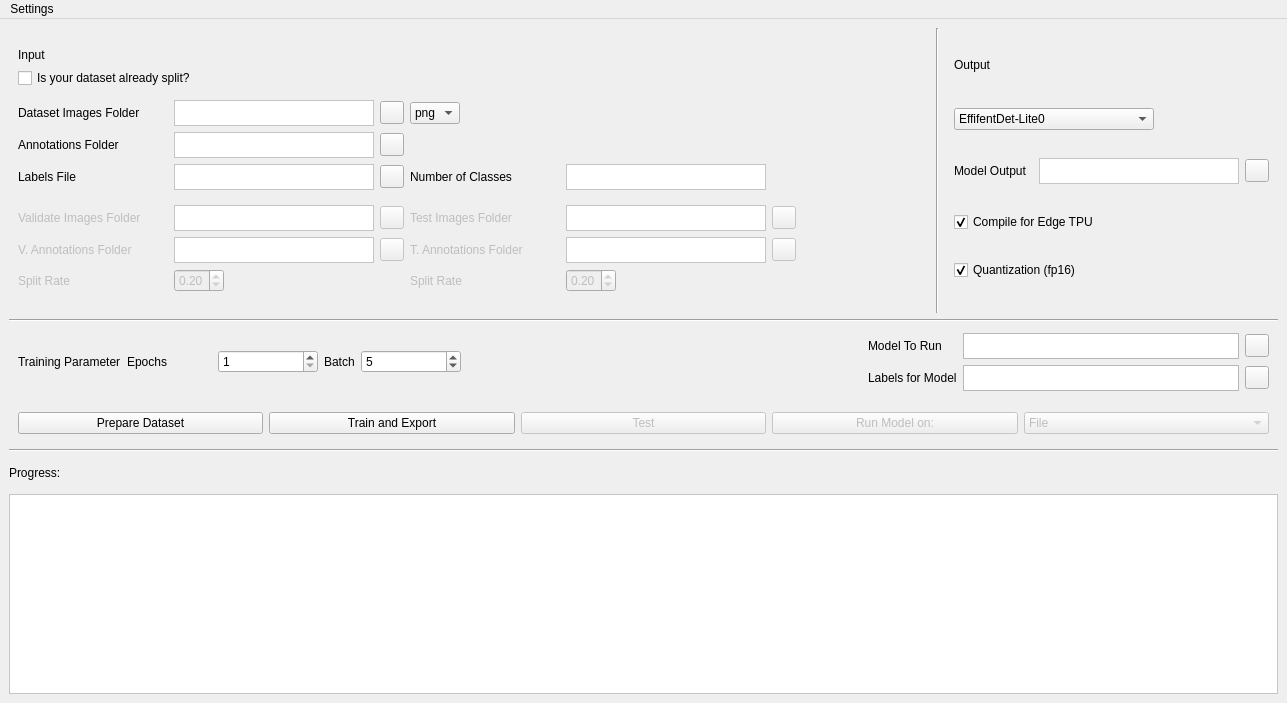
<?xml version="1.0" encoding="UTF-8"?>
<ui version="4.0">
 <class>MainWindow</class>
 <widget class="QMainWindow" name="MainWindow">
  <property name="geometry">
   <rect>
    <x>0</x>
    <y>0</y>
    <width>1287</width>
    <height>703</height>
   </rect>
  </property>
  <property name="windowTitle">
   <string>TrainUsIn - AI Training User Interface</string>
  </property>
  <property name="windowIcon">
   <iconset>
    <normaloff>resources/47798062.png</normaloff>resources/47798062.png</iconset>
  </property>
  <widget class="QWidget" name="centralwidget">
   <layout class="QGridLayout" name="gridLayout_4">
    <item row="5" column="0" colspan="4">
     <widget class="Line" name="line_3">
      <property name="maximumSize">
       <size>
        <width>16777215</width>
        <height>5</height>
       </size>
      </property>
      <property name="orientation">
       <enum>Qt::Horizontal</enum>
      </property>
     </widget>
    </item>
    <item row="0" column="2" rowspan="4">
     <widget class="Line" name="line_2">
      <property name="orientation">
       <enum>Qt::Vertical</enum>
      </property>
     </widget>
    </item>
    <item row="11" column="0" colspan="4">
     <widget class="QWidget" name="Buttons_Widget" native="true">
      <property name="maximumSize">
       <size>
        <width>16777215</width>
        <height>60</height>
       </size>
      </property>
      <layout class="QHBoxLayout" name="Button_HLayout">
       <item>
        <widget class="QPushButton" name="pB_PrepareDataset">
         <property name="text">
          <string>Prepare Dataset</string>
         </property>
        </widget>
       </item>
       <item>
        <widget class="QPushButton" name="pB_Train">
         <property name="enabled">
          <bool>true</bool>
         </property>
         <property name="text">
          <string>Train and Export</string>
         </property>
        </widget>
       </item>
       <item>
        <widget class="QPushButton" name="pB_Test">
         <property name="enabled">
          <bool>false</bool>
         </property>
         <property name="text">
          <string>Test</string>
         </property>
        </widget>
       </item>
       <item>
        <widget class="QPushButton" name="pB_RunModel">
         <property name="enabled">
          <bool>false</bool>
         </property>
         <property name="text">
          <string>Run Model on:</string>
         </property>
        </widget>
       </item>
       <item>
        <widget class="QComboBox" name="cB_Stream">
         <property name="enabled">
          <bool>false</bool>
         </property>
         <item>
          <property name="text">
           <string>File</string>
          </property>
         </item>
         <item>
          <property name="text">
           <string>Stream</string>
          </property>
         </item>
        </widget>
       </item>
      </layout>
     </widget>
    </item>
    <item row="0" column="0">
     <widget class="QWidget" name="Input_Widget" native="true">
      <property name="sizePolicy">
       <sizepolicy hsizetype="Maximum" vsizetype="Maximum">
        <horstretch>0</horstretch>
        <verstretch>0</verstretch>
       </sizepolicy>
      </property>
      <property name="maximumSize">
       <size>
        <width>16777215</width>
        <height>16777215</height>
       </size>
      </property>
      <layout class="QGridLayout" name="Input_Grid">
       <property name="topMargin">
        <number>20</number>
       </property>
       <property name="bottomMargin">
        <number>0</number>
       </property>
       <item row="0" column="0" colspan="4">
        <widget class="QLabel" name="label_14">
         <property name="maximumSize">
          <size>
           <width>16777215</width>
           <height>30</height>
          </size>
         </property>
         <property name="styleSheet">
          <string notr="true">font: 700 16pt &quot;Segoe UI&quot;;
</string>
         </property>
         <property name="text">
          <string>Input</string>
         </property>
         <property name="class" stdset="0">
          <string>Header</string>
         </property>
        </widget>
       </item>
       <item row="3" column="2">
        <widget class="QToolButton" name="toolButton_TrainImages">
         <property name="enabled">
          <bool>true</bool>
         </property>
         <property name="text">
          <string/>
         </property>
         <property name="class" stdset="0">
          <string>folder</string>
         </property>
        </widget>
       </item>
       <item row="0" column="5" rowspan="6">
        <spacer name="horizontalSpacer_2">
         <property name="orientation">
          <enum>Qt::Horizontal</enum>
         </property>
         <property name="sizeHint" stdset="0">
          <size>
           <width>40</width>
           <height>20</height>
          </size>
         </property>
        </spacer>
       </item>
       <item row="4" column="2">
        <widget class="QToolButton" name="toolButton_TrainAnnotations">
         <property name="text">
          <string/>
         </property>
        </widget>
       </item>
       <item row="5" column="0">
        <widget class="QLabel" name="label_13">
         <property name="minimumSize">
          <size>
           <width>150</width>
           <height>0</height>
          </size>
         </property>
         <property name="maximumSize">
          <size>
           <width>150</width>
           <height>20</height>
          </size>
         </property>
         <property name="text">
          <string>Labels File</string>
         </property>
        </widget>
       </item>
       <item row="5" column="4">
        <widget class="QTextBrowser" name="textBrowser_NumberOfClasses">
         <property name="enabled">
          <bool>false</bool>
         </property>
         <property name="maximumSize">
          <size>
           <width>200</width>
           <height>26</height>
          </size>
         </property>
         <property name="styleSheet">
          <string notr="true">background-color: rgb(255, 255, 255);</string>
         </property>
         <property name="verticalScrollBarPolicy">
          <enum>Qt::ScrollBarAlwaysOff</enum>
         </property>
         <property name="horizontalScrollBarPolicy">
          <enum>Qt::ScrollBarAlwaysOff</enum>
         </property>
        </widget>
       </item>
       <item row="3" column="3">
        <widget class="QComboBox" name="checkBox_FileFormat">
         <property name="sizePolicy">
          <sizepolicy hsizetype="Fixed" vsizetype="Fixed">
           <horstretch>0</horstretch>
           <verstretch>0</verstretch>
          </sizepolicy>
         </property>
         <property name="maximumSize">
          <size>
           <width>50</width>
           <height>16777215</height>
          </size>
         </property>
         <item>
          <property name="text">
           <string>png</string>
          </property>
         </item>
         <item>
          <property name="text">
           <string>jpg</string>
          </property>
         </item>
        </widget>
       </item>
       <item row="5" column="1">
        <widget class="QTextBrowser" name="textBrowser_TrainLabels">
         <property name="enabled">
          <bool>false</bool>
         </property>
         <property name="maximumSize">
          <size>
           <width>200</width>
           <height>26</height>
          </size>
         </property>
         <property name="styleSheet">
          <string notr="true">background-color: rgb(255, 255, 255);</string>
         </property>
         <property name="verticalScrollBarPolicy">
          <enum>Qt::ScrollBarAlwaysOff</enum>
         </property>
         <property name="horizontalScrollBarPolicy">
          <enum>Qt::ScrollBarAlwaysOff</enum>
         </property>
        </widget>
       </item>
       <item row="5" column="2">
        <widget class="QToolButton" name="toolButton_TrainLabels">
         <property name="styleSheet">
          <string notr="true"/>
         </property>
         <property name="text">
          <string/>
         </property>
         <property name="toolButtonStyle">
          <enum>Qt::ToolButtonIconOnly</enum>
         </property>
        </widget>
       </item>
       <item row="4" column="0">
        <widget class="QLabel" name="label_12">
         <property name="minimumSize">
          <size>
           <width>150</width>
           <height>0</height>
          </size>
         </property>
         <property name="maximumSize">
          <size>
           <width>150</width>
           <height>20</height>
          </size>
         </property>
         <property name="text">
          <string>Annotations Folder</string>
         </property>
        </widget>
       </item>
       <item row="5" column="3">
        <widget class="QLabel" name="label_19">
         <property name="minimumSize">
          <size>
           <width>150</width>
           <height>0</height>
          </size>
         </property>
         <property name="text">
          <string>Number of Classes</string>
         </property>
        </widget>
       </item>
       <item row="4" column="1">
        <widget class="QTextBrowser" name="textBrowser_TrainAnnotations">
         <property name="enabled">
          <bool>false</bool>
         </property>
         <property name="maximumSize">
          <size>
           <width>200</width>
           <height>26</height>
          </size>
         </property>
         <property name="styleSheet">
          <string notr="true">background-color: rgb(255, 255, 255);</string>
         </property>
         <property name="verticalScrollBarPolicy">
          <enum>Qt::ScrollBarAlwaysOff</enum>
         </property>
         <property name="horizontalScrollBarPolicy">
          <enum>Qt::ScrollBarAlwaysOff</enum>
         </property>
        </widget>
       </item>
       <item row="3" column="0">
        <widget class="QLabel" name="label_11">
         <property name="sizePolicy">
          <sizepolicy hsizetype="Preferred" vsizetype="Preferred">
           <horstretch>0</horstretch>
           <verstretch>0</verstretch>
          </sizepolicy>
         </property>
         <property name="minimumSize">
          <size>
           <width>150</width>
           <height>0</height>
          </size>
         </property>
         <property name="maximumSize">
          <size>
           <width>150</width>
           <height>20</height>
          </size>
         </property>
         <property name="text">
          <string>Dataset Images Folder</string>
         </property>
        </widget>
       </item>
       <item row="3" column="1">
        <widget class="QTextBrowser" name="textBrowser_TrainImages">
         <property name="enabled">
          <bool>false</bool>
         </property>
         <property name="maximumSize">
          <size>
           <width>200</width>
           <height>26</height>
          </size>
         </property>
         <property name="mouseTracking">
          <bool>true</bool>
         </property>
         <property name="styleSheet">
          <string notr="true">background-color: rgb(255, 255, 255);</string>
         </property>
         <property name="verticalScrollBarPolicy">
          <enum>Qt::ScrollBarAlwaysOff</enum>
         </property>
         <property name="horizontalScrollBarPolicy">
          <enum>Qt::ScrollBarAlwaysOff</enum>
         </property>
         <property name="sizeAdjustPolicy">
          <enum>QAbstractScrollArea::AdjustToContents</enum>
         </property>
        </widget>
       </item>
       <item row="1" column="0" colspan="2">
        <widget class="QCheckBox" name="checkBox_SplitDataset">
         <property name="text">
          <string>Is your dataset already split?</string>
         </property>
         <property name="checked">
          <bool>false</bool>
         </property>
        </widget>
       </item>
      </layout>
     </widget>
    </item>
    <item row="1" column="0">
     <widget class="QWidget" name="SplitDataset_Widget" native="true">
      <property name="enabled">
       <bool>false</bool>
      </property>
      <property name="sizePolicy">
       <sizepolicy hsizetype="Maximum" vsizetype="Maximum">
        <horstretch>0</horstretch>
        <verstretch>0</verstretch>
       </sizepolicy>
      </property>
      <layout class="QGridLayout" name="SplitDataset_Grid">
       <property name="bottomMargin">
        <number>0</number>
       </property>
       <item row="2" column="5">
        <widget class="QTextBrowser" name="textBrowser_TestAnnotations">
         <property name="enabled">
          <bool>false</bool>
         </property>
         <property name="maximumSize">
          <size>
           <width>200</width>
           <height>26</height>
          </size>
         </property>
         <property name="styleSheet">
          <string notr="true">background-color: rgb(255, 255, 255);</string>
         </property>
         <property name="verticalScrollBarPolicy">
          <enum>Qt::ScrollBarAlwaysOff</enum>
         </property>
         <property name="horizontalScrollBarPolicy">
          <enum>Qt::ScrollBarAlwaysOff</enum>
         </property>
        </widget>
       </item>
       <item row="0" column="6">
        <widget class="QToolButton" name="toolButton_TestImages">
         <property name="text">
          <string/>
         </property>
        </widget>
       </item>
       <item row="2" column="0">
        <widget class="QLabel" name="label_4">
         <property name="minimumSize">
          <size>
           <width>150</width>
           <height>0</height>
          </size>
         </property>
         <property name="maximumSize">
          <size>
           <width>150</width>
           <height>20</height>
          </size>
         </property>
         <property name="text">
          <string>V. Annotations Folder</string>
         </property>
        </widget>
       </item>
       <item row="2" column="3">
        <widget class="QLabel" name="label_9">
         <property name="minimumSize">
          <size>
           <width>150</width>
           <height>0</height>
          </size>
         </property>
         <property name="text">
          <string>T. Annotations Folder</string>
         </property>
        </widget>
       </item>
       <item row="2" column="1">
        <widget class="QTextBrowser" name="textBrowser_ValidateAnnotations">
         <property name="enabled">
          <bool>false</bool>
         </property>
         <property name="maximumSize">
          <size>
           <width>200</width>
           <height>26</height>
          </size>
         </property>
         <property name="styleSheet">
          <string notr="true">background-color: rgb(255, 255, 255);</string>
         </property>
         <property name="verticalScrollBarPolicy">
          <enum>Qt::ScrollBarAlwaysOff</enum>
         </property>
         <property name="horizontalScrollBarPolicy">
          <enum>Qt::ScrollBarAlwaysOff</enum>
         </property>
        </widget>
       </item>
       <item row="0" column="1">
        <widget class="QTextBrowser" name="textBrowser_ValidateImages">
         <property name="enabled">
          <bool>false</bool>
         </property>
         <property name="maximumSize">
          <size>
           <width>200</width>
           <height>26</height>
          </size>
         </property>
         <property name="styleSheet">
          <string notr="true">background-color: rgb(255, 255, 255);</string>
         </property>
         <property name="verticalScrollBarPolicy">
          <enum>Qt::ScrollBarAlwaysOff</enum>
         </property>
         <property name="horizontalScrollBarPolicy">
          <enum>Qt::ScrollBarAlwaysOff</enum>
         </property>
        </widget>
       </item>
       <item row="0" column="2">
        <widget class="QToolButton" name="toolButton_ValidateImages">
         <property name="text">
          <string/>
         </property>
        </widget>
       </item>
       <item row="2" column="2">
        <widget class="QToolButton" name="toolButton_ValidateAnnotations">
         <property name="text">
          <string/>
         </property>
        </widget>
       </item>
       <item row="2" column="6">
        <widget class="QToolButton" name="toolButton_TestAnnotations">
         <property name="text">
          <string/>
         </property>
        </widget>
       </item>
       <item row="0" column="3">
        <widget class="QLabel" name="label_10">
         <property name="minimumSize">
          <size>
           <width>150</width>
           <height>0</height>
          </size>
         </property>
         <property name="text">
          <string>Test Images Folder</string>
         </property>
        </widget>
       </item>
       <item row="0" column="7">
        <spacer name="horizontalSpacer_6">
         <property name="orientation">
          <enum>Qt::Horizontal</enum>
         </property>
         <property name="sizeHint" stdset="0">
          <size>
           <width>40</width>
           <height>20</height>
          </size>
         </property>
        </spacer>
       </item>
       <item row="0" column="5">
        <widget class="QTextBrowser" name="textBrowser_TestImages">
         <property name="enabled">
          <bool>false</bool>
         </property>
         <property name="maximumSize">
          <size>
           <width>200</width>
           <height>26</height>
          </size>
         </property>
         <property name="styleSheet">
          <string notr="true">background-color: rgb(255, 255, 255);</string>
         </property>
         <property name="verticalScrollBarPolicy">
          <enum>Qt::ScrollBarAlwaysOff</enum>
         </property>
         <property name="horizontalScrollBarPolicy">
          <enum>Qt::ScrollBarAlwaysOff</enum>
         </property>
        </widget>
       </item>
       <item row="0" column="0">
        <widget class="QLabel" name="label_7">
         <property name="minimumSize">
          <size>
           <width>150</width>
           <height>0</height>
          </size>
         </property>
         <property name="maximumSize">
          <size>
           <width>150</width>
           <height>20</height>
          </size>
         </property>
         <property name="text">
          <string>Validate Images Folder</string>
         </property>
        </widget>
       </item>
       <item row="3" column="0">
        <widget class="QLabel" name="label_3">
         <property name="minimumSize">
          <size>
           <width>150</width>
           <height>0</height>
          </size>
         </property>
         <property name="maximumSize">
          <size>
           <width>60</width>
           <height>16777215</height>
          </size>
         </property>
         <property name="text">
          <string>Split Rate</string>
         </property>
        </widget>
       </item>
       <item row="3" column="1">
        <widget class="QDoubleSpinBox" name="doubleSpinBox_TestSplitRate">
         <property name="minimumSize">
          <size>
           <width>50</width>
           <height>0</height>
          </size>
         </property>
         <property name="maximumSize">
          <size>
           <width>50</width>
           <height>16777215</height>
          </size>
         </property>
         <property name="locale">
          <locale language="English" country="UnitedStates"/>
         </property>
         <property name="maximum">
          <double>1.000000000000000</double>
         </property>
         <property name="singleStep">
          <double>0.010000000000000</double>
         </property>
         <property name="value">
          <double>0.200000000000000</double>
         </property>
        </widget>
       </item>
       <item row="3" column="3">
        <widget class="QLabel" name="label_8">
         <property name="minimumSize">
          <size>
           <width>110</width>
           <height>0</height>
          </size>
         </property>
         <property name="maximumSize">
          <size>
           <width>60</width>
           <height>16777215</height>
          </size>
         </property>
         <property name="text">
          <string>Split Rate</string>
         </property>
        </widget>
       </item>
       <item row="3" column="5">
        <widget class="QDoubleSpinBox" name="doubleSpinBox_ValidateSplitRate">
         <property name="minimumSize">
          <size>
           <width>40</width>
           <height>0</height>
          </size>
         </property>
         <property name="maximumSize">
          <size>
           <width>50</width>
           <height>16777215</height>
          </size>
         </property>
         <property name="locale">
          <locale language="English" country="UnitedStates"/>
         </property>
         <property name="maximum">
          <double>1.000000000000000</double>
         </property>
         <property name="singleStep">
          <double>0.010000000000000</double>
         </property>
         <property name="value">
          <double>0.200000000000000</double>
         </property>
        </widget>
       </item>
      </layout>
     </widget>
    </item>
    <item row="12" column="0" colspan="4">
     <widget class="Line" name="line">
      <property name="orientation">
       <enum>Qt::Horizontal</enum>
      </property>
     </widget>
    </item>
    <item row="10" column="0" colspan="4">
     <widget class="QWidget" name="TrainParameter_Widget" native="true">
      <property name="maximumSize">
       <size>
        <width>16777215</width>
        <height>100</height>
       </size>
      </property>
      <layout class="QGridLayout" name="TrainParameter">
       <property name="topMargin">
        <number>0</number>
       </property>
       <property name="bottomMargin">
        <number>0</number>
       </property>
       <item row="0" column="8">
        <layout class="QGridLayout" name="gridLayout_RunModelSettings">
         <item row="2" column="0">
          <widget class="QLabel" name="label_LabelsForModel">
           <property name="maximumSize">
            <size>
             <width>16777215</width>
             <height>26</height>
            </size>
           </property>
           <property name="text">
            <string>Labels for Model</string>
           </property>
          </widget>
         </item>
         <item row="2" column="1">
          <widget class="QTextBrowser" name="textBrowser_LabelsForModel">
           <property name="maximumSize">
            <size>
             <width>16777215</width>
             <height>26</height>
            </size>
           </property>
          </widget>
         </item>
         <item row="1" column="0">
          <widget class="QLabel" name="label_ModelToRun">
           <property name="maximumSize">
            <size>
             <width>16777215</width>
             <height>26</height>
            </size>
           </property>
           <property name="text">
            <string>Model To Run</string>
           </property>
          </widget>
         </item>
         <item row="1" column="1">
          <widget class="QTextBrowser" name="textBrowser_ModelToRun">
           <property name="maximumSize">
            <size>
             <width>16777215</width>
             <height>26</height>
            </size>
           </property>
          </widget>
         </item>
         <item row="1" column="2">
          <widget class="QToolButton" name="toolButton_ModelToRun">
           <property name="text">
            <string/>
           </property>
          </widget>
         </item>
         <item row="2" column="2">
          <widget class="QToolButton" name="toolButton_LabelsForModel">
           <property name="text">
            <string/>
           </property>
          </widget>
         </item>
        </layout>
       </item>
       <item row="0" column="7">
        <spacer name="horizontalSpacer_3">
         <property name="orientation">
          <enum>Qt::Horizontal</enum>
         </property>
         <property name="sizeHint" stdset="0">
          <size>
           <width>40</width>
           <height>20</height>
          </size>
         </property>
        </spacer>
       </item>
       <item row="0" column="6">
        <layout class="QGridLayout" name="gridLayout_2">
         <item row="0" column="1">
          <widget class="QLabel" name="label_2">
           <property name="minimumSize">
            <size>
             <width>85</width>
             <height>0</height>
            </size>
           </property>
           <property name="text">
            <string>Epochs</string>
           </property>
          </widget>
         </item>
         <item row="0" column="4">
          <widget class="QSpinBox" name="spinBox_Batch">
           <property name="minimumSize">
            <size>
             <width>100</width>
             <height>0</height>
            </size>
           </property>
           <property name="minimum">
            <number>1</number>
           </property>
           <property name="maximum">
            <number>1000</number>
           </property>
           <property name="value">
            <number>5</number>
           </property>
          </widget>
         </item>
         <item row="0" column="2">
          <widget class="QSpinBox" name="spinBox_Epochs">
           <property name="minimumSize">
            <size>
             <width>100</width>
             <height>0</height>
            </size>
           </property>
           <property name="prefix">
            <string/>
           </property>
           <property name="minimum">
            <number>1</number>
           </property>
           <property name="maximum">
            <number>1000</number>
           </property>
           <property name="value">
            <number>1</number>
           </property>
          </widget>
         </item>
         <item row="0" column="3">
          <widget class="QLabel" name="label_6">
           <property name="text">
            <string>Batch</string>
           </property>
          </widget>
         </item>
         <item row="0" column="0">
          <widget class="QLabel" name="label_5">
           <property name="maximumSize">
            <size>
             <width>200</width>
             <height>25</height>
            </size>
           </property>
           <property name="text">
            <string>Training Parameter</string>
           </property>
          </widget>
         </item>
        </layout>
       </item>
      </layout>
     </widget>
    </item>
    <item row="0" column="1">
     <spacer name="horizontalSpacer">
      <property name="orientation">
       <enum>Qt::Horizontal</enum>
      </property>
      <property name="sizeHint" stdset="0">
       <size>
        <width>40</width>
        <height>20</height>
       </size>
      </property>
     </spacer>
    </item>
    <item row="13" column="0" colspan="4">
     <widget class="QLabel" name="label">
      <property name="minimumSize">
       <size>
        <width>0</width>
        <height>30</height>
       </size>
      </property>
      <property name="styleSheet">
       <string notr="true">font: 700 16pt &quot;Segoe UI&quot;;</string>
      </property>
      <property name="text">
       <string>Progress:</string>
      </property>
      <property name="class" stdset="0">
       <string>Header</string>
      </property>
     </widget>
    </item>
    <item row="0" column="3" rowspan="4">
     <widget class="QWidget" name="Output_Widget" native="true">
      <layout class="QGridLayout" name="Output_Grid">
       <property name="topMargin">
        <number>0</number>
       </property>
       <item row="8" column="0" colspan="4">
        <widget class="QCheckBox" name="checkBox_Quantization">
         <property name="text">
          <string>Quantization (fp16)</string>
         </property>
         <property name="checked">
          <bool>true</bool>
         </property>
        </widget>
       </item>
       <item row="6" column="3">
        <widget class="QToolButton" name="toolButton_ModelOutput">
         <property name="text">
          <string/>
         </property>
        </widget>
       </item>
       <item row="6" column="2">
        <widget class="QTextBrowser" name="textBrowser_ModelOutput">
         <property name="enabled">
          <bool>false</bool>
         </property>
         <property name="maximumSize">
          <size>
           <width>200</width>
           <height>26</height>
          </size>
         </property>
         <property name="styleSheet">
          <string notr="true">background-color: rgb(255, 255, 255);</string>
         </property>
         <property name="verticalScrollBarPolicy">
          <enum>Qt::ScrollBarAlwaysOff</enum>
         </property>
         <property name="horizontalScrollBarPolicy">
          <enum>Qt::ScrollBarAlwaysOff</enum>
         </property>
        </widget>
       </item>
       <item row="7" column="0" colspan="4">
        <widget class="QCheckBox" name="checkBox_CompileForEdgeTPU">
         <property name="text">
          <string>Compile for Edge TPU</string>
         </property>
         <property name="checked">
          <bool>true</bool>
         </property>
        </widget>
       </item>
       <item row="2" column="0" colspan="3">
        <widget class="QComboBox" name="comboBox_Model">
         <property name="maximumSize">
          <size>
           <width>200</width>
           <height>16777215</height>
          </size>
         </property>
         <item>
          <property name="text">
           <string>EffifentDet-Lite0</string>
          </property>
         </item>
         <item>
          <property name="text">
           <string>EffifentDet-Lite1</string>
          </property>
         </item>
         <item>
          <property name="text">
           <string>EffifentDet-Lite2</string>
          </property>
         </item>
        </widget>
       </item>
       <item row="6" column="0">
        <widget class="QLabel" name="label_17">
         <property name="text">
          <string>Model Output</string>
         </property>
        </widget>
       </item>
       <item row="1" column="0">
        <widget class="QLabel" name="label_15">
         <property name="maximumSize">
          <size>
           <width>16777215</width>
           <height>30</height>
          </size>
         </property>
         <property name="styleSheet">
          <string notr="true">font: 700 16pt &quot;Segoe UI&quot;;</string>
         </property>
         <property name="text">
          <string>Output</string>
         </property>
         <property name="class" stdset="0">
          <string>Header</string>
         </property>
        </widget>
       </item>
      </layout>
     </widget>
    </item>
    <item row="14" column="0" colspan="4">
     <widget class="QTextBrowser" name="textBrowserProgess">
      <property name="sizePolicy">
       <sizepolicy hsizetype="Expanding" vsizetype="Expanding">
        <horstretch>0</horstretch>
        <verstretch>0</verstretch>
       </sizepolicy>
      </property>
      <property name="minimumSize">
       <size>
        <width>0</width>
        <height>200</height>
       </size>
      </property>
      <property name="styleSheet">
       <string notr="true">background-color: rgb(255, 255, 255);</string>
      </property>
     </widget>
    </item>
    <item row="2" column="0">
     <widget class="QWidget" name="widget_2" native="true">
      <layout class="QGridLayout" name="gridLayout">
       <property name="topMargin">
        <number>0</number>
       </property>
      </layout>
     </widget>
    </item>
   </layout>
  </widget>
  <widget class="QMenuBar" name="menubar">
   <property name="geometry">
    <rect>
     <x>0</x>
     <y>0</y>
     <width>1287</width>
     <height>19</height>
    </rect>
   </property>
   <widget class="QMenu" name="menuSettings">
    <property name="title">
     <string>Settings</string>
    </property>
    <widget class="QMenu" name="menuTheme">
     <property name="title">
      <string>Theme</string>
     </property>
     <addaction name="actionDark"/>
     <addaction name="actionWhite"/>
    </widget>
    <addaction name="menuTheme"/>
    <addaction name="actionConnect_Device"/>
   </widget>
   <addaction name="menuSettings"/>
  </widget>
  <action name="actionDark">
   <property name="text">
    <string>Dark</string>
   </property>
  </action>
  <action name="actionWhite">
   <property name="text">
    <string>White</string>
   </property>
  </action>
  <action name="actionSettings">
   <property name="text">
    <string>Settings</string>
   </property>
  </action>
  <action name="actionConnect_Device">
   <property name="text">
    <string>Connect Device</string>
   </property>
  </action>
 </widget>
 <resources/>
 <connections>
  <connection>
   <sender>checkBox_SplitDataset</sender>
   <signal>toggled(bool)</signal>
   <receiver>SplitDataset_Widget</receiver>
   <slot>setEnabled(bool)</slot>
   <hints>
    <hint type="sourcelabel">
     <x>56</x>
     <y>98</y>
    </hint>
    <hint type="destinationlabel">
     <x>30</x>
     <y>248</y>
    </hint>
   </hints>
  </connection>
 </connections>
</ui>
